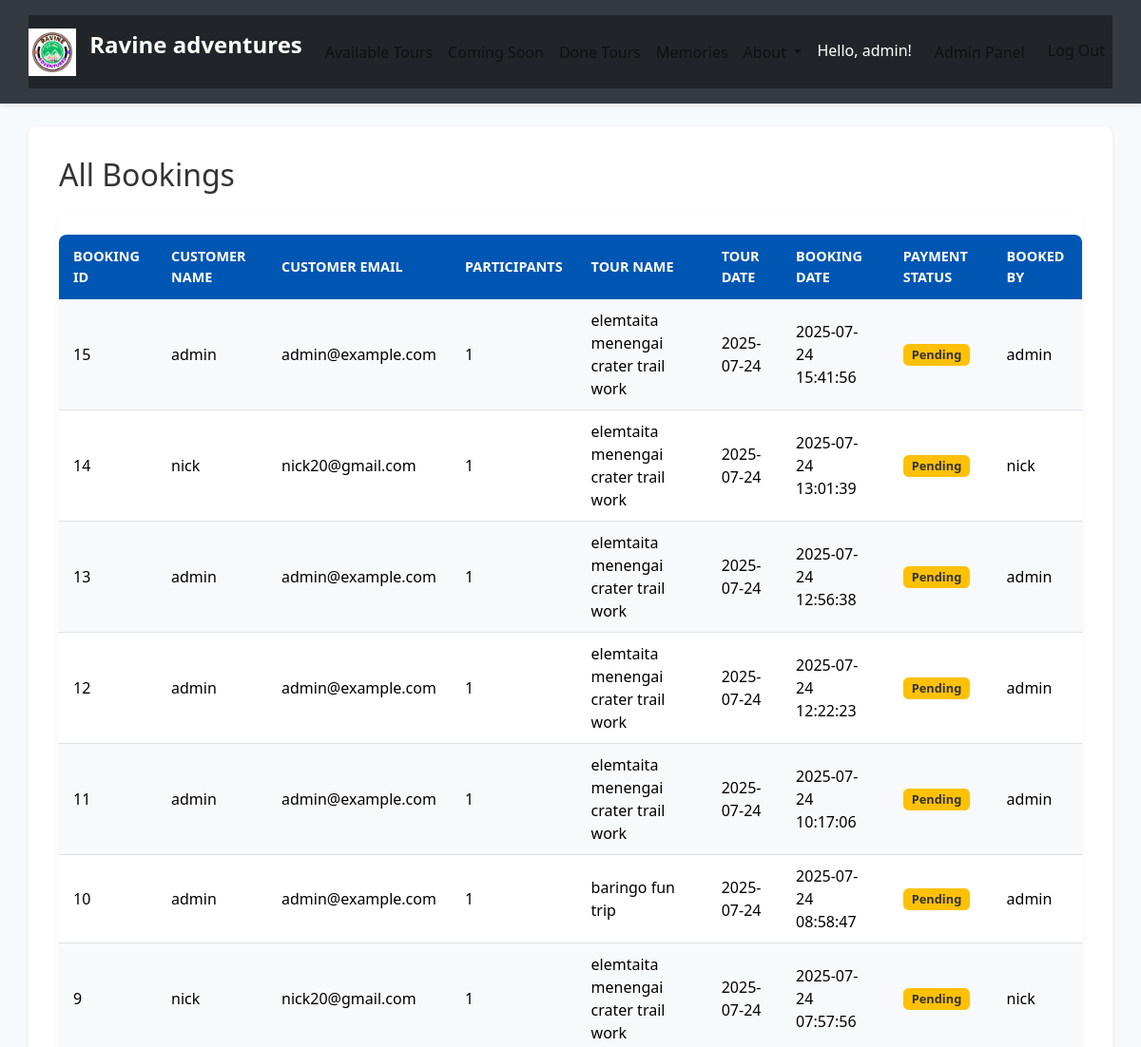
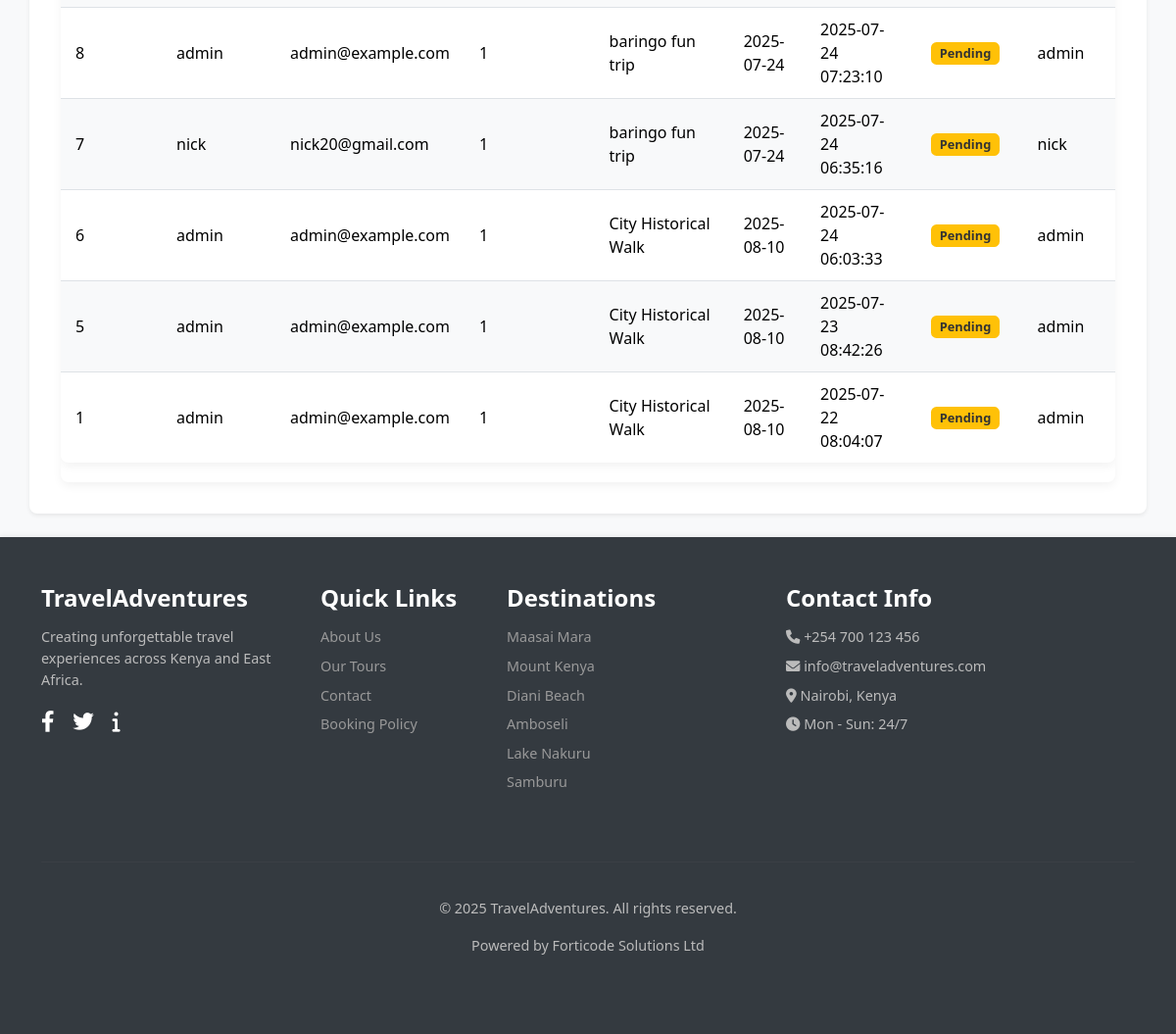
Screenshot of /admin/bookings (signed in) with the database file from the repository (2 pictures, top to bottom).
### tables this page shows
CREATE TABLE users (
    id INTEGER PRIMARY KEY AUTOINCREMENT,
    username TEXT UNIQUE NOT NULL,
    email TEXT UNIQUE NOT NULL,
    password TEXT NOT NULL,
    is_admin INTEGER DEFAULT 0
);

CREATE TABLE bookings (
    id INTEGER PRIMARY KEY AUTOINCREMENT,
    tour_id INTEGER NOT NULL,
    user_id INTEGER,
    customer_name TEXT NOT NULL,
    customer_email TEXT NOT NULL,
    num_participants INTEGER NOT NULL,
    booking_date TEXT DEFAULT CURRENT_TIMESTAMP,
    payment_status TEXT DEFAULT 'pending', -- 'pending', 'paid', 'failed', 'refunded'
    mpesa_receipt TEXT,                   -- NEW: Stores the M-Pesa transaction ID (e.g., RJ67R923H)
    amount_paid REAL,                     -- NEW: Stores the actual amount paid via M-Pesa
    phone_number_paid TEXT,               -- NEW: Stores the phone number that initiated the payment
    FOREIGN KEY (tour_id) REFERENCES tours (id),
    FOREIGN KEY (user_id) REFERENCES users (id)
);

CREATE TABLE tours (
    id INTEGER PRIMARY KEY AUTOINCREMENT,
    name TEXT NOT NULL,
    description TEXT,
    price REAL NOT NULL,
    date TEXT NOT NULL,
    max_participants INTEGER NOT NULL,
    current_participants INTEGER DEFAULT 0,
    status TEXT DEFAULT 'available'
);

### app.py (the view)
    @app.route('/admin/bookings')
    @admin_required
    def view_bookings():
        db = get_db()
        bookings_list = db.execute(
            """
            SELECT
                b.id AS booking_id,
                b.customer_name,
                b.customer_email,
                b.num_participants,
                b.booking_date,
                b.payment_status,
                b.mpesa_receipt,       -- NEW: M-Pesa transaction ID
                b.amount_paid,         -- NEW: Actual amount paid via M-Pesa
                b.phone_number_paid,   -- NEW: Phone number that made the payment
                t.name AS tour_name,
                t.date AS tour_date,
                u.username AS booked_by_username
            FROM bookings b
            JOIN tours t ON b.tour_id = t.id
            LEFT JOIN users u ON b.user_id = u.id
            ORDER BY b.booking_date DESC
            """
        ).fetchall()
        return render_template('admin/view_bookings.html', bookings=bookings_list)

### database.py (called while the page is built)
def get_db():
    if 'db' not in g:
        g.db = sqlite3.connect(
            current_app.config['DATABASE'],
            detect_types=sqlite3.PARSE_DECLTYPES
        )
        g.db.row_factory = sqlite3.Row # Returns rows that behave like dicts
    return g.db

### templates/admin/view_bookings.html
{% extends 'base.html' %} {% block title %}View Bookings - Admin{% endblock %} {% block content %}
<h2 class="mb-4">All Bookings</h2>
{% if bookings %}
<div class="table-responsive">
    <table class="table table-striped table-hover">
        <thead>
            <tr>
                <th>Booking ID</th>
                <th>Customer Name</th>
                <th>Customer Email</th>
                <th>Participants</th>
                <th>Tour Name</th>
                <th>Tour Date</th>
                <th>Booking Date</th>
                <th>Payment Status</th>
                <th>Booked By</th>
            </tr>
        </thead>
        <tbody>
            {% for booking in bookings %}
            <tr>
                <td>{{ booking.booking_id }}</td>
                <td>{{ booking.customer_name }}</td>
                <td>{{ booking.customer_email }}</td>
                <td>{{ booking.num_participants }}</td>
                <td>{{ booking.tour_name }}</td>
                <td>{{ booking.tour_date }}</td>
                <td>{{ booking.booking_date | truncate(16, true, '') }}</td>
                <td>
                    <span class="badge {% if booking.payment_status == 'paid' %}bg-success{% elif booking.payment_status == 'pending' %}bg-warning text-dark{% else %}bg-secondary{% endif %}">
                                    {{ booking.payment_status | title }}
                                </span>
                </td>
                <td>{{ booking.booked_by_username if booking.booked_by_username else 'Guest' }}</td>
            </tr>
            {% endfor %}
        </tbody>
    </table>
</div>
{% else %}
<p class="alert alert-info">No bookings have been made yet.</p>
{% endif %} {% endblock %}

### templates/base.html (shortened to what this page needs)
<!DOCTYPE html>
<html lang="en">
<head>
    <link href="https://cdn.jsdelivr.net/npm/bootstrap@5.3.3/dist/css/bootstrap.min.css" rel="stylesheet">
    <link rel="stylesheet" href="https://cdnjs.cloudflare.com/ajax/libs/font-awesome/6.0.0-beta3/css/all.min.css">
    <link rel="stylesheet" href="{{ url_for('static', filename='css/style.css') }}">
</head>
<body>
    <header class="bg-dark text-white py-3">
        <nav class="navbar navbar-expand-lg navbar-dark bg-dark container">
            <a class="navbar-brand" href="{{ url_for('index') }}">
                <img src="{{ url_for('static', filename='images/logos.png') }}" alt="Tour Booking Logo" style="height: 50px; width: auto;" class="d-inline-block align-text-top me-2"> Ravine adventures
            </a>
            <div class="collapse navbar-collapse" id="navbarNav">
                <ul class="navbar-nav me-auto">
                    <li class="nav-item">
                        <a class="nav-link" href="{{ url_for('tours') }}">Available Tours</a>
                    </li>
                    <li class="nav-item">
                        <a class="nav-link" href="{{ url_for('coming_soon') }}">Coming Soon</a>
                    </li>
                    <li class="nav-item">
                        <a class="nav-link" href="{{ url_for('done_tours') }}">Done Tours</a>
                    </li>
                    <li class="nav-item">
                        <a class="nav-link" href="{{ url_for('memories') }}">Memories</a>
                    </li>
                    <li class="nav-item dropdown">
                        <a class="nav-link dropdown-toggle" href="#" id="navbarDropdown" role="button" data-bs-toggle="dropdown" aria-expanded="false">
                            About
                        </a>
                    </li>
                </ul>
                <ul class="navbar-nav ms-auto"> {% if g.user %}
                    <li class="nav-item">
                        <span class="nav-link text-white">Hello, {{ g.user.username }}!</span>
                    </li>
                    {% if g.user.is_admin == 1 %}
                    <li class="nav-item">
                        <a class="nav-link btn btn-outline-light btn-sm mx-2" href="{{ url_for('admin_dashboard') }}">Admin Panel</a>
                    </li>
                    {% endif %}
                    <li class="nav-item">
                        <a class="nav-link" href="{{ url_for('logout') }}">Log Out</a>
                    </li>
                    {% endif %}
                </ul>
            </div>
        </nav>
    </header>
    <div class="content-wrapper">
        <main class="container my-4">
             {% block content %}{% endblock %}
        </main>
    </div>
    <footer class="mt-auto py-5">
        <div class="container">
            <div class="row">
                <div class="col-md-3 col-sm-6 mb-4 footer-section travel-adventures">
                    <h4>TravelAdventures</h4>
                    <p>Creating unforgettable travel experiences across Kenya and East Africa.</p>
                    <div class="social-icons mt-3">
                        <a href="#" class="social-icon"><i class="fab fa-facebook-f"></i></a>
                        <a href="#" class="social-icon"><i class="fab fa-twitter"></i></a>
                        <a href="#" class="social-icon"><i class="fas fa-info"></i></a>
                    </div>
                </div>
                <div class="col-md-2 col-sm-6 mb-4 footer-section quick-links">
                    <h4>Quick Links</h4>
                    <ul class="list-unstyled">
                        <li><a href="{{ url_for('about_us') }}">About Us</a></li>
                        <li><a href="{{ url_for('tours') }}">Our Tours</a></li>
                        <li><a href="{{ url_for('contact') }}">Contact</a></li>
                        <li><a href="#">Booking Policy</a></li>
                    </ul>
                </div>
                <div class="col-md-3 col-sm-6 mb-4 footer-section destinations">
                    <h4>Destinations</h4>
                    <ul class="list-unstyled">
                        <li><a href="#">Maasai Mara</a></li>
                        <li><a href="#">Mount Kenya</a></li>
                        <li><a href="#">Diani Beach</a></li>
                        <li><a href="#">Amboseli</a></li>
                        <li><a href="#">Lake Nakuru</a></li>
                        <li><a href="#">Samburu</a></li>
                    </ul>
                </div>
                <div class="col-md-4 col-sm-6 mb-4 footer-section contact-info">
                    <h4>Contact Info</h4>
                    <ul class="list-unstyled">
                        <li><i class="fas fa-phone"></i> +254 700 123 456</li>
                        <li><i class="fas fa-envelope"></i> info@traveladventures.com</li>
                        <li><i class="fas fa-map-marker-alt"></i> Nairobi, Kenya</li>
                        <li><i class="fas fa-clock"></i> Mon - Sun: 24/7</li>
                    </ul>
                </div>
            </div>
            <hr class="footer-divider">
            <div class="row">
                <div class="col-12 text-center py-3">
                    <p>&copy; {{ moment().format('YYYY') if moment else '2025' }} TravelAdventures. All rights reserved.</p>
                    <p>Powered by Forticode Solutions Ltd</p>
                </div>
            </div>
        </div>
    </footer>
</body>
</html>

### static/css/style.css (style rules this page uses)
:root { --primary-color: #007bff; --secondary-color: #6c757d; --accent-color: #28a745; --warning-color: #ffc107; --danger-color: #dc3545; --info-color: #17a2b8; --light-bg: #f8f9fa; --dark-bg: #343a40; --text-dark: #333; --text-light: #fff; --border-color: #dee2e6; --admin-primary: #0056b3; --admin-secondary: #495057; --admin-dark: #212529; --admin-light: #e9ecef; }
body { font-family: 'Segoe UI', Roboto, 'Helvetica Neue', Arial, sans-serif; background-color: var(--light-bg); color: var(--text-dark); min-height: 100vh; margin: 0; padding: 0; background-image: none; background-size: auto; background-repeat: initial; background-attachment: initial; background-position: initial; display: flex; flex-direction: column; }
main.container { flex: 1; background-color: var(--text-light); padding: 2rem; border-radius: 0.5rem; box-shadow: 0 0.125rem 0.25rem rgba(0, 0, 0, 0.075); margin-top: 20px; margin-bottom: 20px; }
header.bg-dark { background-color: var(--dark-bg) !important; box-shadow: 0 2px 5px rgba(0, 0, 0, 0.1); }
.navbar-brand { font-weight: 700; font-size: 1.5rem; color: var(--text-light); }
.navbar-nav .nav-link { color: rgba(10, 10, 10, 0.75); font-weight: 500; transition: color 0.3s ease; }
footer { background-color: var(--dark-bg); color: #bbb; padding: 40px 0 20px; font-size: 0.9em; box-shadow: 0 -2px 5px rgba(0, 0, 0, 0.05); margin-top: auto; }
footer h4 { color: var(--text-light); margin-bottom: 15px; font-weight: 600; }
footer .list-unstyled li { margin-bottom: 8px; }
footer .list-unstyled a { color: #999; text-decoration: none; transition: color 0.3s ease; }
footer .footer-divider { border-color: rgba(255, 255, 255, 0.1); margin-top: 30px; margin-bottom: 20px; }
footer .social-icons a { color: var(--text-light); font-size: 1.5em; margin-right: 15px; transition: color 0.3s ease; }
.table { --bs-table-bg: #fff; --bs-table-striped-bg: var(--light-bg); --bs-table-hover-bg: #e9ecef; border-collapse: separate; border-spacing: 0; border-radius: 8px; overflow: hidden; margin-top: 20px; margin-bottom: 20px; box-shadow: 0 4px 10px rgba(0, 0, 0, 0.05); }
.table thead th { background-color: var(--admin-primary); color: white; border-bottom: none; padding: 12px 15px; font-weight: 600; text-transform: uppercase; font-size: 0.9em; }
.table tbody tr { transition: background-color 0.2s ease-in-out; }
.table tbody tr:last-child td { border-bottom: none; }
.table td, .table th { padding: 10px 15px; vertical-align: middle; border-color: var(--border-color); }
.table-responsive { border-radius: 8px; overflow-x: auto; box-shadow: 0 4px 10px rgba(0, 0, 0, 0.05); }
.badge { padding: 0.4em 0.7em; border-radius: 0.35rem; font-weight: 600; font-size: 0.8em; text-transform: capitalize; vertical-align: middle; }
.badge.bg-warning { background-color: var(--warning-color) !important; color: #333 !important; }
.btn { transition: all 0.2s ease-in-out; border-radius: 0.35rem; font-weight: 500; padding: 0.6rem 1.2rem; }

### rows the page displays
users: user.username "admin"
bookings: booking_id "15", customer_name "admin", customer_email "admin@example.com", num_participants "1", tour_name "elemtaita menengai crater trail work", tour_date "2025-07-24", booking_date "2025-07-24 15:41:56", payment_status "Pending", username "admin"
bookings: booking_id "14", customer_name "nick", customer_email "nick20@gmail.com", num_participants "1", tour_name "elemtaita menengai crater trail work", tour_date "2025-07-24", booking_date "2025-07-24 13:01:39", payment_status "Pending", username "nick"
bookings: booking_id "13", customer_name "admin", customer_email "admin@example.com", num_participants "1", tour_name "elemtaita menengai crater trail work", tour_date "2025-07-24", booking_date "2025-07-24 12:56:38", payment_status "Pending", username "admin"
bookings: booking_id "12", customer_name "admin", customer_email "admin@example.com", num_participants "1", tour_name "elemtaita menengai crater trail work", tour_date "2025-07-24", booking_date "2025-07-24 12:22:23", payment_status "Pending", username "admin"
bookings: booking_id "11", customer_name "admin", customer_email "admin@example.com", num_participants "1", tour_name "elemtaita menengai crater trail work", tour_date "2025-07-24", booking_date "2025-07-24 10:17:06", payment_status "Pending", username "admin"
bookings: booking_id "10", customer_name "admin", customer_email "admin@example.com", num_participants "1", tour_name "baringo fun trip", tour_date "2025-07-24", booking_date "2025-07-24 08:58:47", payment_status "Pending", username "admin"
bookings: booking_id "9", customer_name "nick", customer_email "nick20@gmail.com", num_participants "1", tour_name "elemtaita menengai crater trail work", tour_date "2025-07-24", booking_date "2025-07-24 07:57:56", payment_status "Pending", username "nick"
bookings: booking_id "8", customer_name "admin", customer_email "admin@example.com", num_participants "1", tour_name "baringo fun trip", tour_date "2025-07-24", booking_date "2025-07-24 07:23:10", payment_status "Pending", username "admin"
bookings: booking_id "7", customer_name "nick", customer_email "nick20@gmail.com", num_participants "1", tour_name "baringo fun trip", tour_date "2025-07-24", booking_date "2025-07-24 06:35:16", payment_status "Pending", username "nick"
bookings: booking_id "6", customer_name "admin", customer_email "admin@example.com", num_participants "1", tour_name "City Historical Walk", tour_date "2025-08-10", booking_date "2025-07-24 06:03:33", payment_status "Pending", username "admin"
bookings: booking_id "5", customer_name "admin", customer_email "admin@example.com", num_participants "1", tour_name "City Historical Walk", tour_date "2025-08-10", booking_date "2025-07-23 08:42:26", payment_status "Pending", username "admin"
bookings: booking_id "1", customer_name "admin", customer_email "admin@example.com", num_participants "1", tour_name "City Historical Walk", tour_date "2025-08-10", booking_date "2025-07-22 08:04:07", payment_status "Pending", username "admin"

### other values shown
{{ moment().format('YYYY') if moment else '2025' }} "2025"
